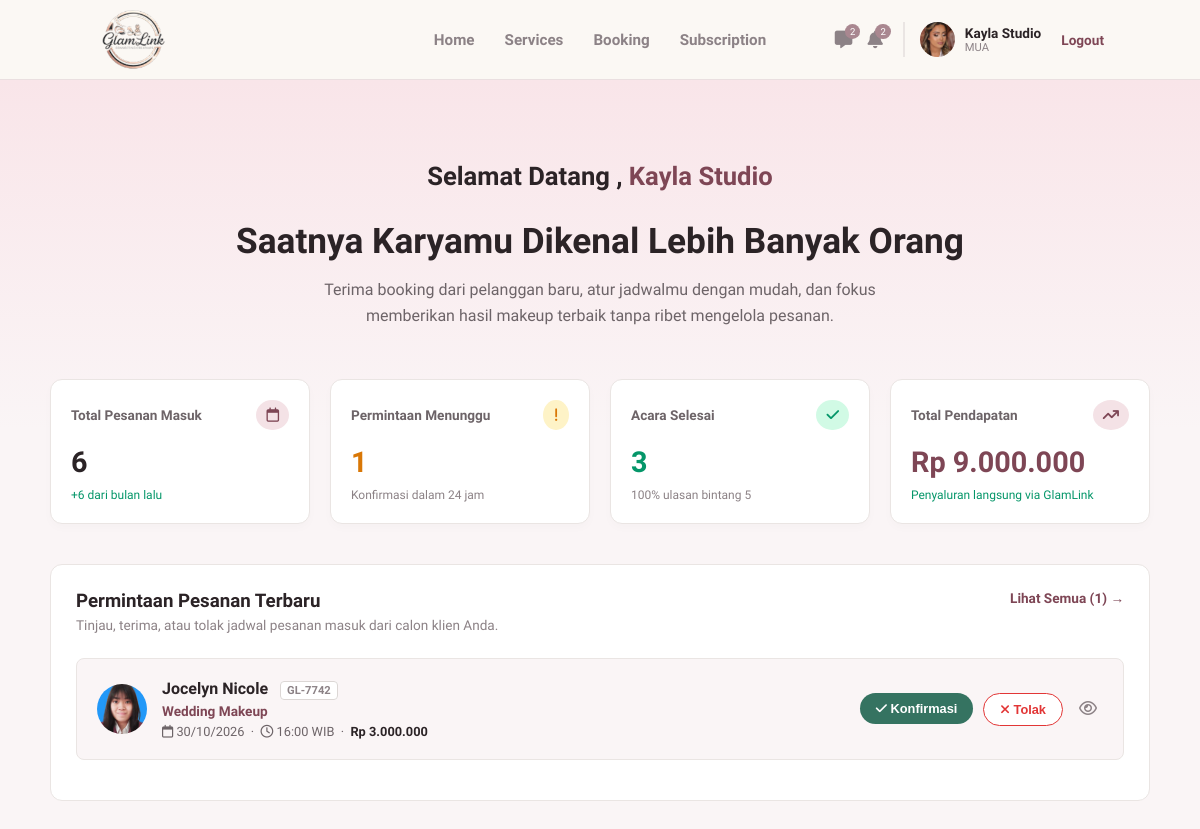
The app's page /mua/index.php (signed in) with its own data.
### tables this page shows
CREATE TABLE `users` (
  `id_user` int(11) NOT NULL,
  `nama` varchar(100) NOT NULL,
  `email` varchar(100) NOT NULL,
  `nomor_telepon` varchar(20) DEFAULT NULL,
  `nama_brand` varchar(150) DEFAULT NULL,
  `bio` text DEFAULT NULL,
  `lokasi` varchar(150) DEFAULT NULL,
  `foto_profil` varchar(255) DEFAULT NULL,
  `password` varchar(255) NOT NULL,
  `role` enum('mua','pelanggan','admin') NOT NULL,
  `dibuat_pada` timestamp NOT NULL DEFAULT current_timestamp(),
  `status_verifikasi` enum('pending','approved','rejected') NOT NULL DEFAULT 'approved',
  `alasan_tolak` varchar(255) DEFAULT NULL
);

CREATE TABLE `bookings` (
  `id_booking` int(11) NOT NULL,
  `no_invoice` varchar(20) NOT NULL,
  `id_mua` int(11) NOT NULL,
  `id_pelanggan` int(11) NOT NULL,
  `id_layanan` int(11) NOT NULL,
  `tanggal_booking` date NOT NULL,
  `waktu_booking` time NOT NULL,
  `lokasi_acara` varchar(255) DEFAULT NULL,
  `catatan` text DEFAULT NULL,
  `total_harga` int(11) NOT NULL,
  `status` enum('menunggu','dikonfirmasi','selesai','ditolak') NOT NULL DEFAULT 'menunggu',
  `is_mua_done` tinyint(1) DEFAULT 0,
  `is_client_done` tinyint(1) DEFAULT 0,
  `foto_dokumentasi` varchar(255) DEFAULT NULL,
  `rating` int(1) DEFAULT NULL,
  `ulasan` text DEFAULT NULL,
  `created_at` timestamp NOT NULL DEFAULT current_timestamp()
);

CREATE TABLE `services` (
  `id_service` int(11) NOT NULL,
  `id_mua` int(11) NOT NULL,
  `nama_layanan` varchar(150) NOT NULL,
  `kategori` varchar(100) DEFAULT NULL,
  `harga` decimal(10,2) NOT NULL,
  `durasi` varchar(50) DEFAULT NULL,
  `deskripsi` text DEFAULT NULL,
  `fasilitas` text DEFAULT NULL
);

### includes/auth_mua.php (called while the page is built, shortened)
<?php
$id_mua = (int)$_SESSION['id_user'];

### mua/index.php (the view, shortened to what this page needs)
<?php
require __DIR__ . '/../includes/auth_mua.php';
$query_profil = mysqli_query($koneksi, "SELECT * FROM users WHERE id_user = '$id_mua'") or die('Error Profil');
$profil = mysqli_fetch_assoc($query_profil);
$q_total = mysqli_query($koneksi, "SELECT COUNT(*) as total FROM bookings WHERE id_mua = '$id_mua'");
$stat_total = mysqli_fetch_assoc($q_total)['total'] ?? 0;
$current_month = date('m');
$current_year = date('Y');
$last_month = date('m', strtotime('-1 month'));
$last_month_year = date('Y', strtotime('-1 month'));
$q_this_month = mysqli_query($koneksi, "SELECT COUNT(*) as total FROM bookings WHERE id_mua = '$id_mua' AND MONTH(created_at) = '$current_month' AND YEAR(created_at) = '$current_year'");
$this_month_total = mysqli_fetch_assoc($q_this_month)['total'] ?? 0;
$q_last_month = mysqli_query($koneksi, "SELECT COUNT(*) as total FROM bookings WHERE id_mua = '$id_mua' AND MONTH(created_at) = '$last_month' AND YEAR(created_at) = '$last_month_year'");
$last_month_total = mysqli_fetch_assoc($q_last_month)['total'] ?? 0;
$diff = $this_month_total - $last_month_total;
$trend_sign = $diff >= 0 ? "+" : "";
$trend_text = "{$trend_sign}{$diff} dari bulan lalu";
$trend_class = $diff >= 0 ? "text-success" : "text-danger";
$q_menunggu = mysqli_query($koneksi, "SELECT COUNT(*) as total FROM bookings WHERE id_mua = '$id_mua' AND status = 'menunggu'");
$stat_menunggu = mysqli_fetch_assoc($q_menunggu)['total'] ?? 0;
$q_selesai = mysqli_query($koneksi, "SELECT COUNT(*) as total FROM bookings WHERE id_mua = '$id_mua' AND status = 'selesai'");
$stat_selesai = mysqli_fetch_assoc($q_selesai)['total'] ?? 0;
$q_pendapatan = mysqli_query($koneksi, "SELECT SUM(total_harga) as total FROM bookings WHERE id_mua = '$id_mua' AND status = 'selesai'");
$stat_pendapatan = mysqli_fetch_assoc($q_pendapatan)['total'] ?? 0;
$query_bookings = mysqli_query($koneksi, "
    SELECT b.*, u.nama AS nama_klien, u.foto_profil AS foto_klien, u.nomor_telepon, s.nama_layanan
    FROM bookings b
    LEFT JOIN users u ON b.id_pelanggan = u.id_user
    LEFT JOIN services s ON b.id_layanan = s.id_service
    WHERE b.id_mua = '$id_mua' AND b.status = 'menunggu'
    ORDER BY b.created_at DESC LIMIT 5
");
$bookings = [];
if ($query_bookings) {
    while ($row = mysqli_fetch_assoc($query_bookings)) {
        $bookings[] = $row;
    }
}
?>
<!DOCTYPE html>
<html lang="id">
<head>
    <link rel="stylesheet" href="https://cdnjs.cloudflare.com/ajax/libs/font-awesome/6.4.0/css/all.min.css">
    <link rel="stylesheet" href="../assets/css/navbar.css">
    <link rel="stylesheet" href="../assets/css/mua_dashboard.css">
</head>
<body>
    <?php include '../navbar.php'; ?>
    <main class="dashboard-main">
        <section class="hero-header">
            <h2>Selamat Datang , <span><?php echo htmlspecialchars($profil['nama_brand'] ?? 'MUA'); ?></span></h2>
            <h1>Saatnya Karyamu Dikenal Lebih Banyak Orang</h1>
            <p>Terima booking dari pelanggan baru, atur jadwalmu dengan mudah, dan fokus memberikan hasil makeup terbaik tanpa ribet mengelola pesanan.</p>
        </section>
        <section class="stats-grid">
            <div class="stat-card">
                <div class="stat-header">
                    <span>Total Pesanan Masuk</span>
                    <i class="fa-regular fa-calendar"></i>
                </div>
                <h3><?php echo $stat_total; ?></h3>
                <span class="stat-desc <?php echo $trend_class; ?>"><?php echo $trend_text; ?></span>
            </div>
            <div class="stat-card">
                <div class="stat-header">
                    <span>Permintaan Menunggu</span>
                    <i class="fa-solid fa-exclamation"></i>
                </div>
                <h3 class="text-warning"><?php echo $stat_menunggu; ?></h3>
                <span class="stat-desc">Konfirmasi dalam 24 jam</span>
            </div>
            <div class="stat-card">
                <div class="stat-header">
                    <span>Acara Selesai</span>
                    <i class="fa-solid fa-check"></i>
                </div>
                <h3 class="text-success"><?php echo $stat_selesai; ?></h3>
                <span class="stat-desc">100% ulasan bintang 5</span>
            </div>
            <div class="stat-card">
                <div class="stat-header">
                    <span>Total Pendapatan</span>
                    <i class="fa-solid fa-arrow-trend-up"></i>
                </div>
                <h3 class="text-primary">Rp <?php echo number_format($stat_pendapatan, 0, ',', '.'); ?></h3>
                <span class="stat-desc text-success">Penyaluran langsung via GlamLink</span>
            </div>
        </section>
        <section class="recent-bookings">
            <div class="section-header">
                <div>
                    <h3>Permintaan Pesanan Terbaru</h3>
                    <p>Tinjau, terima, atau tolak jadwal pesanan masuk dari calon klien Anda.</p>
                </div>
                <a href="booking.php?tab=scheduled" class="view-all">Lihat Semua (<?php echo $stat_menunggu; ?>) &rarr;</a>
            </div>
            <div class="booking-list">
                <?php if (count($bookings) > 0): ?>
                    <?php foreach ($bookings as $bk): ?>
                        <div class="booking-item">
                            <div class="client-info">
                                <img src="../assets/img/<?php echo htmlspecialchars($bk['foto_klien'] ?? 'default.jpg'); ?>" alt="Klien">
                                <div class="client-details">
                                    <h4><?php echo htmlspecialchars($bk['nama_klien']); ?> <span class="invoice-badge"><?php echo htmlspecialchars($bk['no_invoice']); ?></span></h4>
                                    <p class="service-name"><?php echo htmlspecialchars($bk['nama_layanan']); ?></p>
                                    <p class="booking-meta">
                                        <i class="fa-regular fa-calendar"></i> <?php echo date('d/m/Y', strtotime($bk['tanggal_booking'])); ?> &nbsp;&middot;&nbsp;
                                        <i class="fa-regular fa-clock"></i> <?php echo date('H:i', strtotime($bk['waktu_booking'])); ?> WIB &nbsp;&middot;&nbsp;
                                        <span class="price-bold">Rp <?php echo number_format($bk['total_harga'], 0, ',', '.'); ?></span>
                                    </p>
                                </div>
                            </div>
                            <div class="booking-actions">
                                <form method="POST" style="display:inline; margin:0;">
                                    <button type="submit" name="terima_pesanan" class="btn-confirm"><i class="fa-solid fa-check"></i> Konfirmasi</button>
                                </form>
                                <form method="POST" style="display:inline; margin:0;">
                                    <button type="submit" name="tolak_pesanan" class="btn-reject"><i class="fa-solid fa-xmark"></i> Tolak</button>
                                </form>
                                <button class="btn-view" onclick="openModal('modal-<?php echo $bk['id_booking']; ?>')"><i class="fa-regular fa-eye"></i></button>
                            </div>
                        </div>
                    <?php endforeach; ?>
                <?php else: ?>
                    <p class="empty-state">Tidak ada permintaan pesanan baru.</p>
                <?php endif; ?>
            </div>
        </section>
    </main>
</body>
</html>

### navbar.php (shortened to what this page needs)
<?php
$path_prefix = in_array(basename(dirname($_SERVER['PHP_SELF'])), ['mua', 'klien']) ? '../' : '';
$nav_logged_in = isset($_SESSION['status_login']) && $_SESSION['status_login'] == true;
$nav_role = isset($_SESSION['role']) ? $_SESSION['role'] : '';
if ($nav_logged_in && in_array($nav_role, ['mua', 'pelanggan']) && isset($koneksi)) {
    $id_mua_nav = $_SESSION['id_user'];
    $nav_query = mysqli_query($koneksi, "SELECT nama, nama_brand, foto_profil, status_verifikasi FROM users WHERE id_user = '$id_mua_nav'");
    $nav_profil = mysqli_fetch_assoc($nav_query);
}
?>
<header class="navbar">
    <div class="logo">
        <a href="<?php echo $path_prefix; ?>index.php">
            <img src="<?php echo $path_prefix; ?>assets/img/logo.png" alt="GlamLink">
        </a>
    </div>
    <?php if (!$nav_logged_in): ?>
        <div class="nav-links">
            <a href="<?php echo $path_prefix; ?>login.php" class="btn-text">Masuk</a>
            <a href="<?php echo $path_prefix; ?>login.php" class="btn-outline">Masuk Sebagai MUA</a>
            <a href="<?php echo $path_prefix; ?>register.php" class="btn-filled">Daftar</a>
        </div>
    <?php elseif ($nav_role == 'mua'): ?>
        <?php if (($nav_profil['status_verifikasi'] ?? 'approved') === 'approved'): ?>
        <div class="nav-menu-mua">
            <a href="<?php echo $path_prefix; ?>mua/index.php">Home</a>
            <a href="<?php echo $path_prefix; ?>mua/services.php">Services</a>
            <a href="<?php echo $path_prefix; ?>mua/booking.php">Booking</a>
            <a href="<?php echo $path_prefix; ?>mua/subscription.php">Subscription</a>
        </div>
        <?php endif; ?>
        <div class="nav-profile-mua">
            <div class="nav-icons">
                <a href="#" class="icon-btn"><i class="fa-solid fa-message"></i><span class="badge">2</span></a>
                <a href="#" class="icon-btn"><i class="fa-solid fa-bell"></i><span class="badge">2</span></a>
            </div>
            <div class="profile-info">
                <?php if(!empty($nav_profil['foto_profil'])): ?>
                    <img src="<?php echo $path_prefix; ?>assets/img/<?php echo htmlspecialchars($nav_profil['foto_profil']); ?>" alt="Profile">
                <?php else: ?>
                    <div style="width:35px;height:35px;background:#e0d8da;border-radius:50%;display:flex;align-items:center;justify-content:center;color:#fff;font-size:0.8rem;"><i class="fa-solid fa-user"></i></div>
                <?php endif; ?>
                <div class="profile-text">
                    <span class="brand-name"><?php echo htmlspecialchars($nav_profil['nama_brand'] ?? 'Nama Brand'); ?></span>
                    <span class="role-text"><?php echo ($nav_profil['status_verifikasi'] ?? 'approved') === 'approved' ? 'MUA' : 'Belum terverifikasi'; ?></span>
                </div>
            </div>
            <a href="<?php echo $path_prefix; ?>logout.php" class="logout-link">Logout</a>
        </div>
    <?php endif; ?>
</header>

### assets/css/navbar.css (style rules this page uses)
:root { --gl-primary: #7E4655; --gl-primary-dark: #623642; --gl-soft: #f0e6e9; }
.navbar { position: fixed; inset: 0 0 auto 0; height: 80px; display: flex; align-items: center; justify-content: space-between; padding: 0 8%; background-color: #FBF8F4; border-bottom: 1px solid #eadfe0; box-sizing: border-box; z-index: 1000; font-family: 'Plus Jakarta Sans', sans-serif; }
.navbar .logo { display: flex; align-items: center; }
.navbar .logo img { display: block; height: 60px; width: auto; }
.nav-menu-mua { display: flex; gap: 30px; font-weight: 600; font-size: 0.95rem; position: absolute; left: 50%; transform: translateX(-50%); }
.nav-menu-mua a { text-decoration: none; color: #8c8286; transition: 0.3s; font-family: 'Plus Jakarta Sans', sans-serif; }
.nav-profile-mua { display: flex; align-items: center; gap: 20px; }
.nav-icons { display: flex; gap: 15px; }
.nav-icons .icon-btn { position: relative; color: #8c8286; font-size: 1.1rem; text-decoration: none; }
.nav-icons .badge { position: absolute; top: -6px; right: -8px; background-color: #A98790; color: white; font-size: 0.6rem; padding: 2px 5px; border-radius: 50%; }
.profile-info { display: flex; align-items: center; gap: 10px; border-left: 2px solid #eae5e3; padding-left: 15px; }
.profile-info img { width: 35px; height: 35px; border-radius: 50%; object-fit: cover; }
.profile-text { display: flex; flex-direction: column; }
.profile-text .brand-name { font-weight: 700; color: #2b2326; font-size: 0.85rem; }
.profile-text .role-text { font-size: 0.7rem; color: #8c8286; }
.logout-link { color: var(--gl-primary); font-size: 0.85rem; text-decoration: none; font-weight: 600; }

### records on screen
users: foto_profil (picture), nama_brand "Kayla Studio"
bookings: id_pelanggan.foto_profil (picture), id_pelanggan.nama "Jocelyn Nicole", no_invoice "GL-7742", id_layanan.nama_layanan "Wedding Makeup", tanggal_booking "30/10/2026", waktu_booking "16:00", total_harga "3.000.000"

### other values on screen
$stat_total "6"
$trend_text "+6 dari bulan lalu"
$stat_menunggu "1"
$stat_selesai "3"
$stat_pendapatan "9.000.000"
